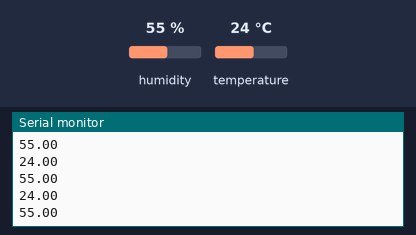
A sketch run on a simulated Arduino Uno, built with avr-gcc and run on an emulated ATmega328P. Parts: the last lines printed to the serial monitor. The inputs (shaded band) are chosen by the test bench; at power-on: humidity 55 %, temperature 24 °C.

Above: at 3.3 s.
3.4 s: humidity set to 22 %
At 4.89 s:
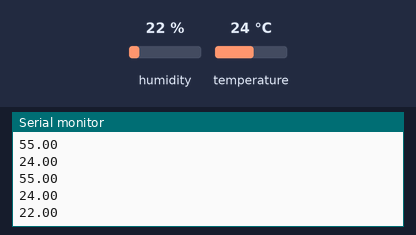
6.2 s: temperature set to 12 °C
At 6.2 s:
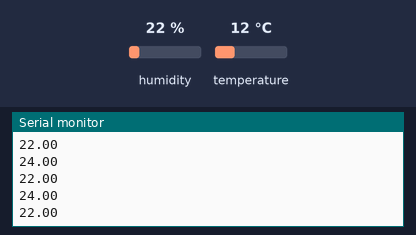
9.0 s: humidity set to 40 %
At 9.44 s:
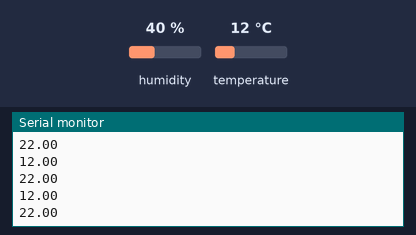
Timing chart, 0 to 12.0 s (numbered marks = the images above; inputs shaded):
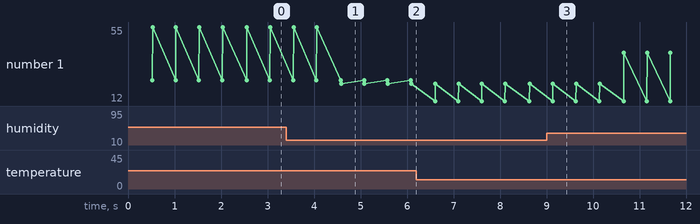

The sketch:

Data_Logger.ino
```cpp
#include "DHT.h"

#define DHTPIN 2
#define DHTTYPE DHT11

DHT dht(DHTPIN, DHTTYPE);

void setup() {
  Serial.begin(9600);
  Serial.println(F("Data Logger Using DHT11!"));

  dht.begin();
}

void loop() {
  delay(500);

  float h = dht.readHumidity();
  float t = dht.readTemperature();

  if (isnan(h) || isnan(t)) {
    Serial.println(F("Failed to read from DHT sensor!"));
    return;
  }

  Serial.println(t);
  Serial.println(h);
}
```

Measured:
- after the input at 3.4 s, the serial monitor: prints a new line after 1.2 s (image 1)
- plotted number 1: 55 → 22 after the input at 3.4 s, 22 → 40 after the input at 9.0 s
